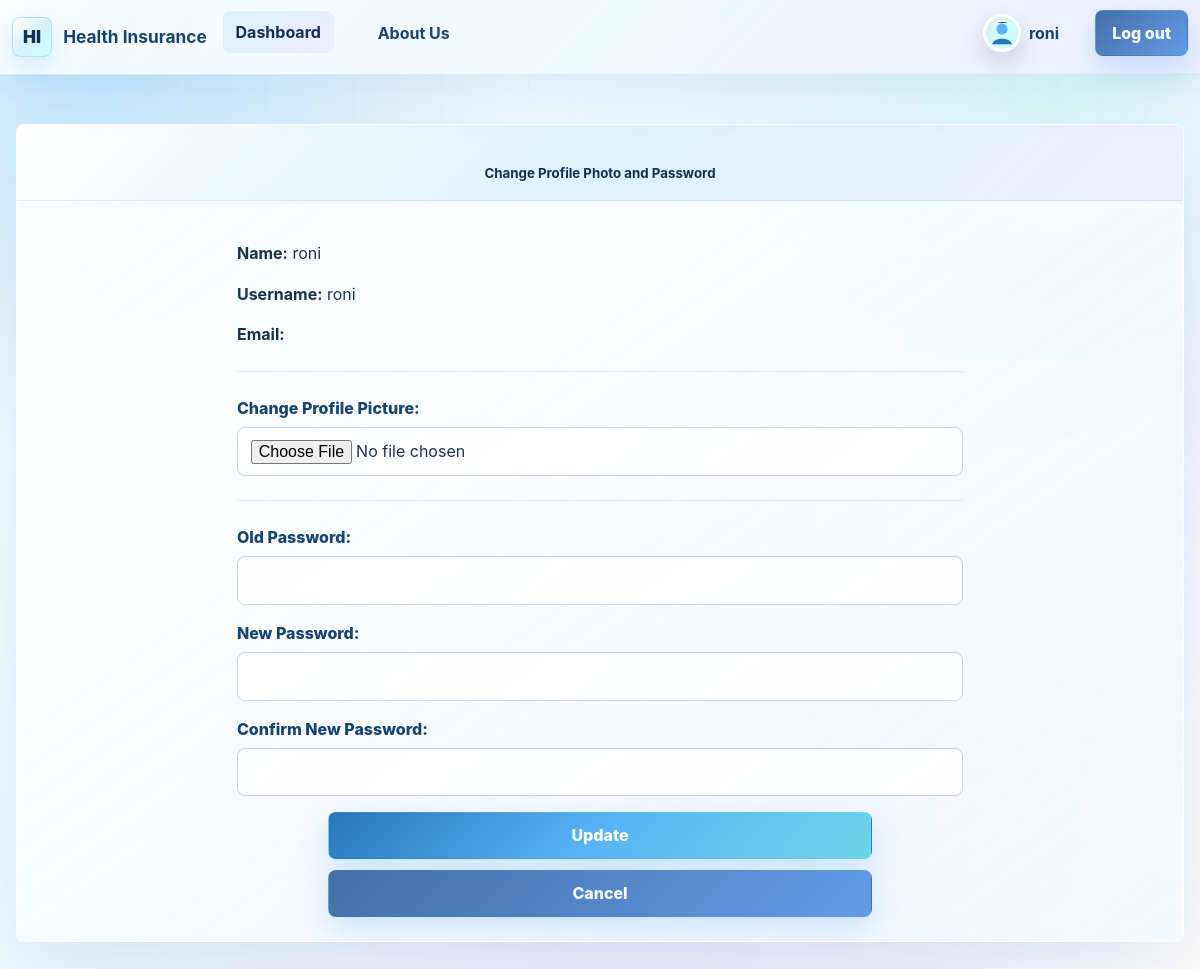
/user/changeprofile/ (signed in), run on the app's committed database.
### user/models.py (models this page shows, shortened)
class Tbl_user(AbstractUser):
    Fld_Profile_pic=models.FileField(storage=STATIC_IMAGE_STORAGE, upload_to='profile_pic/', default="profile_pic/default-profile.svg", blank=True, null=True)

### user/views.py (the view, shortened to what this page needs)
# urls.py: path('changeprofile/', change_profile, name="changeprofile"),
@login_required
def change_profile(request):
    user_profile = Tbl_user.objects.get(username=request.user.username)
    return render(request, 'users/changeprofile.html', {'user_profile': user_profile, 'is_admin': request.user.is_superuser})

### user/templates/users/changeprofile.html (shortened to what this page needs)
{% extends "base.html" %}
{% block content %}
<div class="container mt-5">
    <div class="card">
        <div class="card-header bg-primary text-white">
            <h5 class="text-center mb-0">Change Profile Photo and Password</h5>
        </div>
        <div class="card-body">
            <form method="POST" class="col-md-8 mx-auto" enctype="multipart/form-data">
                <div class="mb-3">
                    <p><strong>Name:</strong> {{ user_profile.first_name }} {{ user_profile.last_name }}</p>
                </div>
                <div class="mb-3">
                    <p><strong>Username:</strong> {{ user_profile.username }}</p>
                </div>
                <div class="mb-3">
                    <p><strong>Email:</strong> {{ user_profile.email }}</p>
                </div>
                <hr>
                <div class="mb-3">
                    <label for="Fld_Profile_pic" class="form-label">Change Profile Picture:</label>
                    <input type="file" name="Fld_Profile_pic" id="Fld_Profile_pic" class="form-control">
                </div>
                <hr>
                <div class="mb-3">
                    <label for="old_password" class="form-label">Old Password:</label>
                    <input type="password" name="old_password" id="old_password" class="form-control">
                </div>
                <div class="mb-3">
                    <label for="new_password1" class="form-label">New Password:</label>
                    <input type="password" name="new_password1" id="new_password1" class="form-control">
                </div>
                <div class="mb-3">
                    <label for="new_password2" class="form-label">Confirm New Password:</label>
                    <input type="password" name="new_password2" id="new_password2" class="form-control">
                </div>
                <div class="d-grid gap-2 col-6 mx-auto">
                    <button type="submit" class="btn btn-primary">Update</button>
                    <a class="btn btn-danger" href="{% if is_admin %}{% url 'admindash' %}{% else %}{% url 'dashboard' %}{% endif %}">Cancel</a>
                </div>
            </form>
        </div>
    </div>
</div>
{% endblock %}

### user/templates/base.html (shortened to what this page needs)
{% load static %}
<!DOCTYPE html>
<html lang="en">
<head>
    <link rel="stylesheet" href="{% static 'user/css/site.css' %}">
</head>
<body>
    <div class="site-shell">
        <nav class="navbar navbar-expand-lg navbar-custom" aria-label="Main navigation">
            <div class="container-fluid">
                <a class="navbar-brand" href="{% url 'homepage' %}">
                    <span class="brand-mark">HI</span>
                    <strong>Health Insurance</strong>
                </a>
                <div class="collapse navbar-collapse" id="navbarSupportedContent" data-nav-menu>
                    <ul class="navbar-nav me-auto mb-2 mb-lg-0">
                        <li class="nav-item me-4">
                            <a class="nav-link active" aria-current="page" href="{% if request.user.is_authenticated %}{% if request.user.is_superuser %}{% url 'admindash' %}{% else %}{% url 'dashboard' %}{% endif %}{% else %}{% url 'homepage' %}{% endif %}">
                                {% if request.user.is_authenticated %}Dashboard{% else %}Home{% endif %}
                            </a>
                        </li>
                        <li class="nav-item me-5">
                            <a class="nav-link" href="{% url 'aboutus' %}">About Us</a>
                        </li>
                    </ul>
                    <ul class="navbar-nav ms-auto mb-2 mb-lg-0">
                        {% if request.user.is_authenticated %}
                            <li class="nav-item me-3">
                                <a class="nav-link profile-link" href="{% url 'changeprofile' %}">
                                    {% if request.user.Fld_Profile_pic %}
                                        <img class="avatar" src="{{ request.user.Fld_Profile_pic.url }}" alt="{{ request.user.username }}'s profile picture">
                                    {% else %}
                                        <img class="avatar" src="{% static 'user/images/profile_pic/default-profile.svg' %}" alt="Default profile picture">
                                    {% endif %}
                                    <span>{{ request.user.first_name|default:request.user.username }}</span>
                                </a>
                            </li>
                            <li class="nav-item">
                                <a class="btn btn-danger nav-link" href="{% url 'logout' %}">Log out</a>
                            </li>
                        {% endif %}
                    </ul>
                </div>
            </div>
        </nav>
        <main class="page-flow">
            {% block content %}
            {% endblock content %}
        </main>
    </div>
</body>
</html>

### data on the page
Tbl_user: user.first_name "roni", first_name "roni", username "roni"
